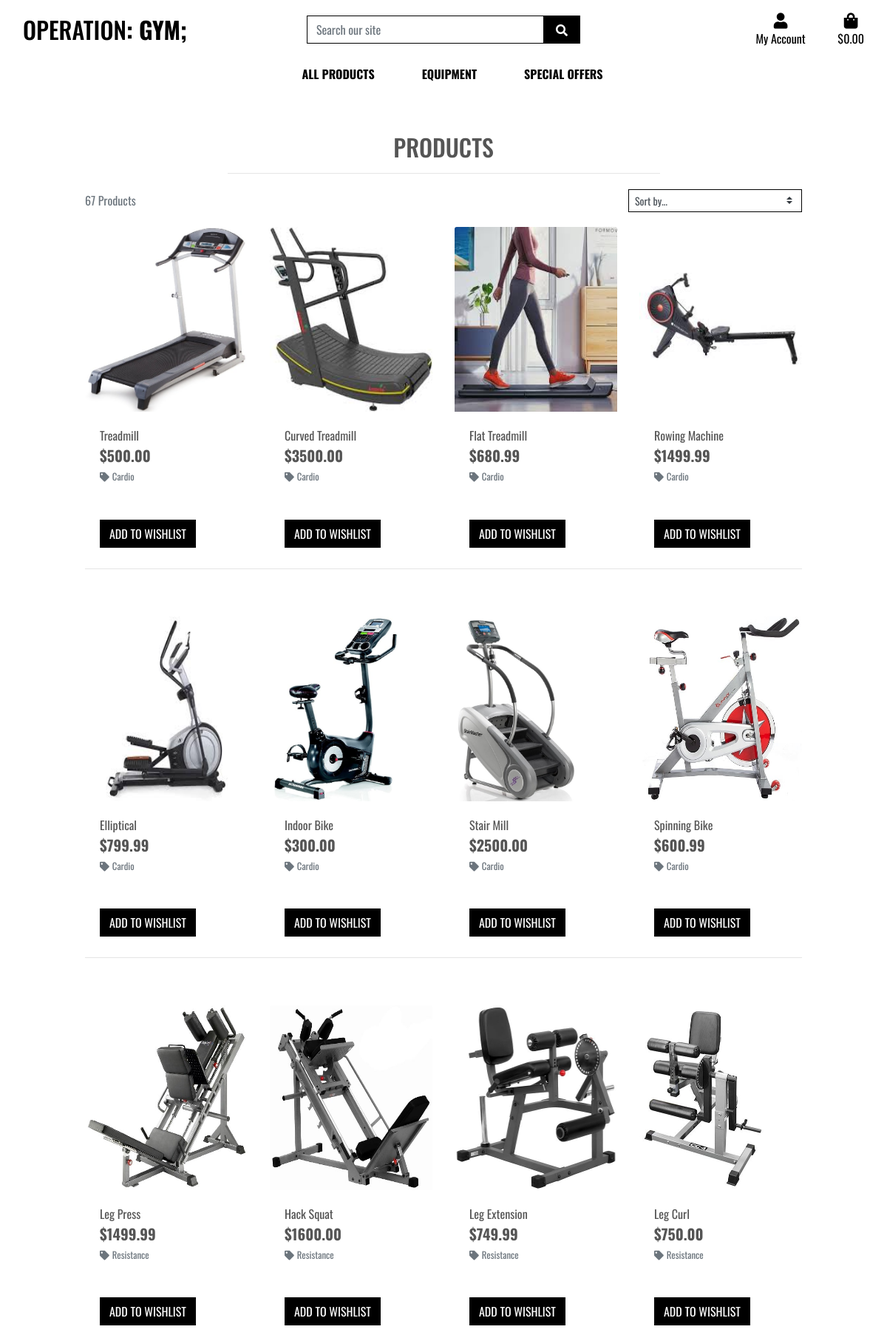
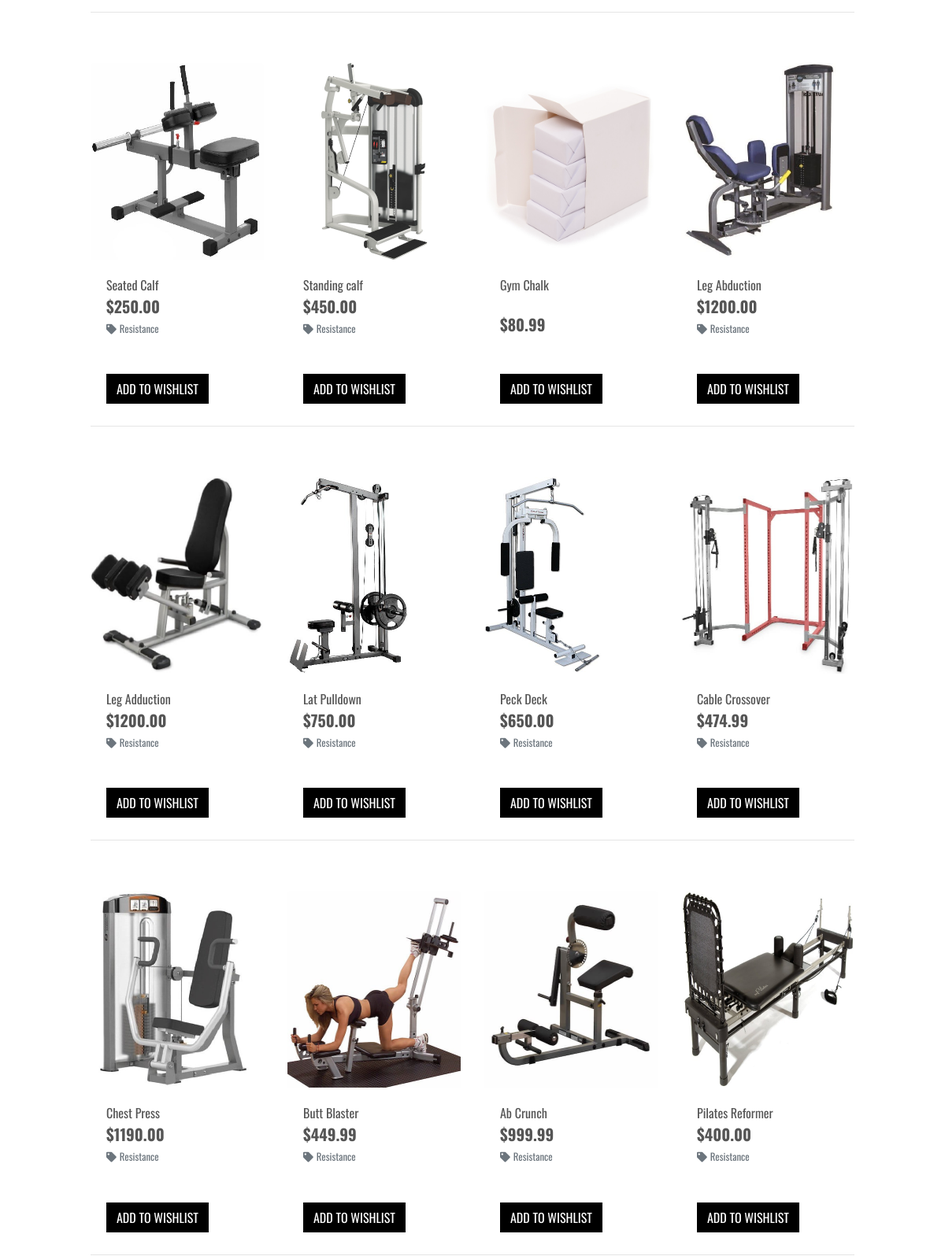
Screenshot of /products/ (upper part) with the database file from the repository (2 pictures, top to bottom).
### products/models.py (models this page shows, shortened)
class Product(models.Model):
    category = models.ForeignKey('Category', null=True, blank=True, on_delete=models.SET_NULL)
    sku = models.CharField(max_length=254, null=True, blank=True)
    name = models.CharField(max_length=254)
    description = models.TextField()
    stock = models.IntegerField()
    price = models.DecimalField(max_digits=6, decimal_places=2)
    image = models.ImageField(null=True, blank=True)

class Category(models.Model):
    class Meta:
        verbose_name_plural = 'Categories'
    name = models.CharField(max_length=254)
    friendly_name = models.CharField(max_length=254, null=True, blank=True)

### products/views.py (the view, shortened to what this page needs)
# urls.py: path('', views.all_products, name='products'),
def all_products(request):
    products = Product.objects.all()
    query = None
    categories = None
    sort = None
    direction = None
    current_sorting = f'{sort}_{direction}'
    context = {
        'products': products,
        'search_term': query,
        'current_categories': categories,
        'current_sorting': current_sorting,
    }
    return render(request, 'products/products.html', context)

### bag/contexts.py (called while the page is built, shortened)
def bag_contents(request):
    bag_items = []
    total = 0
    product_count = 0
    bag = request.session.get('bag', {})
    delivery = total * Decimal(settings.STANDARD_DELIVERY_PERCENTAGE / 100)
    grand_total = delivery + total
    context = {
        'bag_items': bag_items,
        'total': total,
        'product_count': product_count,
        'delivery': delivery,
        'grand_total': grand_total,
    }
    return context

### products/templates/products/products.html (shortened to what this page needs)
{% extends "base.html" %}
{% load static %}
{% block page_header %}
    <div class="container header-container">
    </div>
{% endblock %}
{% block content %}
    <div class="overlay"></div>
    <div class="container-fluid">
        <div class="row">
            <div class="col text-center mt-3">
                <h2 class="logo-font">Products</h2>
                <hr class="w-50 mb-1">
            </div>
        </div>
        <div class="row">
            <div class="product-container col-10 offset-1">
                <div class="row mt-1 mb-2">
                    <div class="col-12 col-md-6 my-auto order-md-last d-flex justify-content-center justify-content-md-end">
                        <div class="sort-select-wrapper w-50">
                            <select id="sort-selector" class="custom-select custom-select-sm rounded-0 border border-{% if current_sorting != 'None_None' %}info{% else %}black{% endif %}" >
                                <option value="reset" {% if current_sorting == 'None_None' %}selected{% endif %}>Sort by...</option>
                            </select>
                        </div>
                    </div>
                    <div class="col-12 col-md-6 order-md-first">
                        <p class="text-muted mt-3 text-center text-md-left">
                            {{ products|length }} Products{% if search_term %} found for <strong>"{{ search_term }}"</strong>{% endif %}
                        </p>
                    </div>
                </div>
                <div class="row">
                    {% for product in products %}
                        <div class="col-sm-6 col-md-6 col-lg-4 col-xl-3">
                            <div class="card h-100 border-0">
                                {% if product.image %}
                                <a href="{% url 'product_detail' product.id %}">
                                    <img class="card-img-top img-fluid display-image" src="{{ product.image.url }}" alt="{{ product.name }}">
                                </a>
                                {% else %}
                                <a href="{% url 'product_detail' product.id %}">
                                    <img class="card-img-top img-fluid indv-display-image" src="{{ MEDIA_URL }}noimage.jpg" alt="{{ product.name }}">
                                </a>
                                {% endif %}
                                <div class="card-body pb-0">
                                    <p class="mb-0">{{ product.name }}</p>
                                </div>
                                <div class="card-footer bg-white pt-0 border-0 text-left">
                                    <div class="row">
                                        <div class="col">
                                            <p class="lead mb-0 text-left font-weight-bold">${{ product.price }}</p>
                                            {% if product.category %}
                                            <p class="small mt-1 mb-0">
                                                <a class="text-muted" href="{% url 'products' %}?category={{ product.category.name }}">
                                                    <i class="fas fa-tag mr-1"></i>{{ product.category.friendly_name }}
                                                </a>
                                            </p>
                                            {% endif %}
                                            <form class="form update-form" method="POST" action="{% url 'add_to_wishlist' product.id %}">
                                                <button class="btn btn-black rounded-0 text-uppercase mt-5">Add to wishlist</button>
                                            </form>
                                        </div>
                                    </div>
                                </div>
                            </div>
                        </div>
                        {% if forloop.counter|divisibleby:4 %}
                            <div class="col-12 d-none d-xl-block mb-5">
                                <hr>
                            </div>
                        {% endif %}
                    {% endfor %}
                </div>
            </div>
        </div>
    </div>
{% endblock %}

### static/css/base.css (style rules this page uses)
html { height:100%; }
body { background: url(/media/homepage_background.jpg) no-repeat center center fixed; background-size: cover; height: calc(100vh - 164px); color: #555; font-family: 'Oswald'; }
.logo-font { text-transform: uppercase; }
.btn-black { background: black; color: white; }
.border-black { border: 1px solid black !important; }
.overlay { height: 100%; width: 100%; top: 0; left: 0; position: fixed; background: white; z-index: -1; }
.display-image { height: 250px; width: auto; }
@media (min-width: 1200px) { .container { max-width: 80%; } }
@media (min-width: 992px) { .header-container { padding-top: 164px; } }

### rows the page displays
Product: image (picture), name "Treadmill", price "500.00", category.friendly_name "Cardio"
Product: image (picture), name "Curved Treadmill", price "3500.00", category.friendly_name "Cardio"
Product: image (picture), name "Flat Treadmill", price "680.99", category.friendly_name "Cardio"
Product: image (picture), name "Rowing Machine", price "1499.99", category.friendly_name "Cardio"
Product: image (picture), name "Elliptical", price "799.99", category.friendly_name "Cardio"
Product: image (picture), name "Indoor Bike", price "300.00", category.friendly_name "Cardio"
Product: image (picture), name "Stair Mill", price "2500.00", category.friendly_name "Cardio"
Product: image (picture), name "Spinning Bike", price "600.99", category.friendly_name "Cardio"
Product: image (picture), name "Leg Press", price "1499.99", category.friendly_name "Resistance"
Product: image (picture), name "Hack Squat", price "1600.00", category.friendly_name "Resistance"
Product: image (picture), name "Leg Extension", price "749.99", category.friendly_name "Resistance"
Product: image (picture), name "Leg Curl", price "750.00", category.friendly_name "Resistance"
Product: image (picture), name "Seated Calf", price "250.00", category.friendly_name "Resistance"
Product: image (picture), name "Standing calf", price "450.00", category.friendly_name "Resistance"
Product: image (picture), name "Gym Chalk", price "80.99"
Product: image (picture), name "Leg Abduction", price "1200.00", category.friendly_name "Resistance"
Product: image (picture), name "Leg Adduction", price "1200.00", category.friendly_name "Resistance"
Product: image (picture), name "Lat Pulldown", price "750.00", category.friendly_name "Resistance"
Product: image (picture), name "Peck Deck", price "650.00", category.friendly_name "Resistance"
Product: image (picture), name "Cable Crossover", price "474.99", category.friendly_name "Resistance"
Product: image (picture), name "Chest Press", price "1190.00", category.friendly_name "Resistance"
Product: image (picture), name "Butt Blaster", price "449.99", category.friendly_name "Resistance"
Product: image (picture), name "Ab Crunch", price "999.99", category.friendly_name "Resistance"
Product: image (picture), name "Pilates Reformer", price "400.00", category.friendly_name "Resistance"

### other values shown
{{ products|length }} "67"
